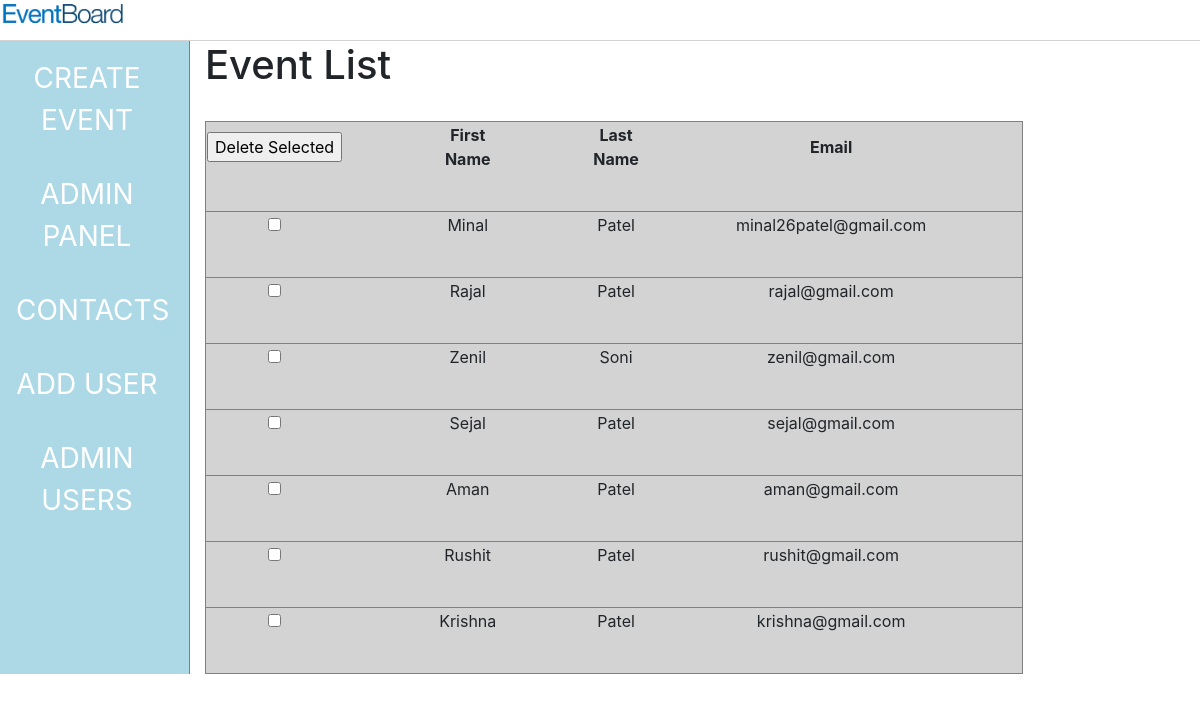
Screenshot of /UserAdmin.php with the database file from the repository.
### tables this page shows
CREATE TABLE `sign_up` (
  `id` int(11) NOT NULL,
  `fname` varchar(25) NOT NULL,
  `lname` varchar(45) NOT NULL,
  `email` varchar(45) NOT NULL,
  `password` varchar(45) NOT NULL,
  `phoneno` varchar(45) DEFAULT NULL
);

### Dbhelper.php (called while the page is built, shortened)
<?php
class  Dbhelper{
    public static function getAllUsers(){
        $db = Database::getDb();
        $sql = "SELECT * FROM sign_up";
        $pdostm = $db->prepare($sql);
        $pdostm->setFetchMode(PDO::FETCH_OBJ);
        $pdostm->execute();
        $name=$pdostm->fetchAll(PDO::FETCH_OBJ);
        return $name;
    }
}
?>

### UserAdmin.php (the view, shortened to what this page needs)
<?php
require_once "Dbhelper.php";
function createUsers(){
    $all=Dbhelper::getAllUsers();
    echo '<form action="#" method="post" id="userform">';
    foreach ($all as $us) {
            echo "<tr>";
            echo "<td><input type='checkbox' name='check_list[]' value='$us->email'></td><td>".$us->fname."</td><td>".$us->lname."</td><td>".$us->email."</td>";
            echo "</tr>";
    }
    echo '</form>';
}
?>
<!DOCTYPE html>
<html xmlns="http://www.w3.org/1999/html">
<head>
    <link rel="stylesheet" href="https://stackpath.bootstrapcdn.com/bootstrap/4.3.1/css/bootstrap.min.css"
>
</head>
<body>
<div class="row">
    <div class="col-md-12" style='border-bottom: lightgrey 1px solid;'>
        <a class='navbar-brand' href='#'><img style='max-width:125px; margin-top: -2vh;' src='images/EventBoard.png' alt=''></a>
    </div>
</div>
<div class="row">
    <div class="col-md-2">
        <a href="create.php" class="links">CREATE EVENT</a>
        <a href="admininterface.php" class="links">ADMIN PANEL</a>
        <a href="AdminContact.php" class="links">CONTACTS</a>
        <a href="CreateUserAdmin.php" class="links">ADD USER</a>
        <a href="UserAdmin.php" class="links">ADMIN USERS</a>
    </div>
    <div class="col-md-8">
        <div class="row">
            <div class="col-md-12">
                <h1>Event List</h1><br>
                <table><th><input type="submit" name="delete" value="Delete Selected" form="userform"/></th><th>First Name</th><th>Last Name</th><th>Email</th>
                    <?php
                    createUsers();
                    ?>
                </table>
            </div>
        </div>
    </div>
</body>

### UserAdmin.php (style rules this page uses)
.col-md-2 { background-color: lightblue; height: auto; text-align: center; font-size: 3.5vh; border-right: grey 1px solid; }
.links { color: white; text-decoration: none; display: block; padding: 2vh; }
table { background-color: lightgrey; border: grey 1px solid; }
th,td { text-align: center; padding-right: 12vh; padding-bottom: 5vh; border-bottom: grey 1px solid; }

### rows the page displays
sign_up: fname "Minal", lname "Patel", email "minal26patel@gmail.com"
sign_up: fname "Rajal", lname "Patel", email "rajal@gmail.com"
sign_up: fname "Zenil", lname "Soni", email "zenil@gmail.com"
sign_up: fname "Sejal", lname "Patel", email "sejal@gmail.com"
sign_up: fname "Aman", lname "Patel", email "aman@gmail.com"
sign_up: fname "Rushit", lname "Patel", email "rushit@gmail.com"
sign_up: fname "Krishna", lname "Patel", email "krishna@gmail.com"
